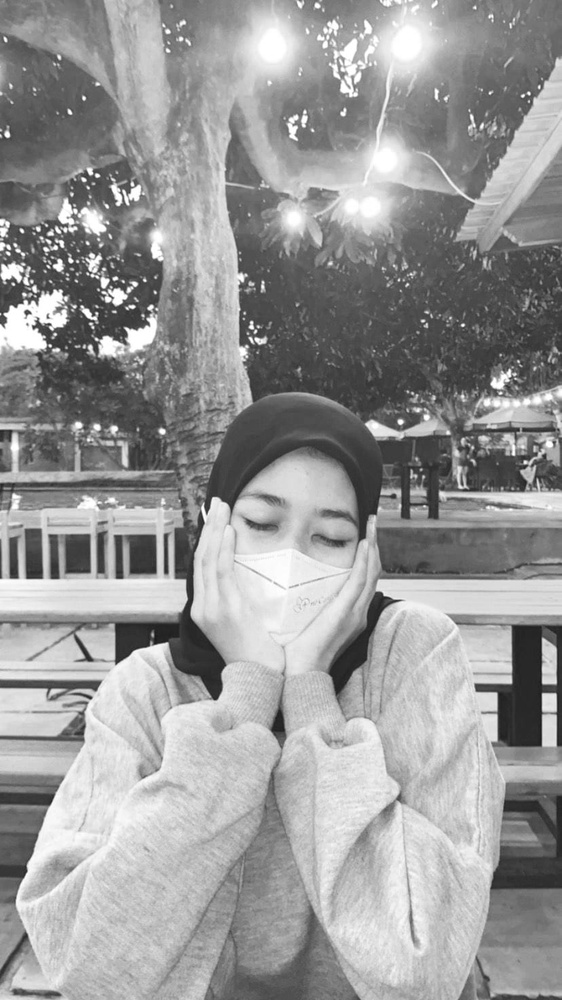
#> input picture Tugas4/ImgAfifa.jpeg, 562 x 1000 px, shrunk from 828 x 1472 before the run
$ python 'Ideal&ButterworthLowpassFIlter.py'
#> lines starting #> are read from the running program, lines starting #| are printed output that depends on the picture
import cv2
import numpy as np
from matplotlib import pyplot as plt

# Load image
img = cv2.imread('ImgAfifa.jpeg',0)
#> img is the input picture: shape (1000, 562); min 26, max 255, mean 152.3

# Transformasi Fourier
dft = cv2.dft(np.float32(img),flags=cv2.DFT_COMPLEX_OUTPUT)
dft_shift = np.fft.fftshift(dft)

# Ukuran kernel filter
rows, cols = img.shape
#> rows = 1000; cols = 562
crow,ccol = rows//2 , cols//2
#> crow = 500; ccol = 281

# Filter Lowpass Ideal
mask = np.zeros((rows,cols,2),np.float32)
mask[crow-30:crow+30, ccol-30:ccol+30] = 1
fshift = dft_shift*mask
f_ishift = np.fft.ifftshift(fshift)
img_back = cv2.idft(f_ishift)
img_back = cv2.magnitude(img_back[:,:,0],img_back[:,:,1])
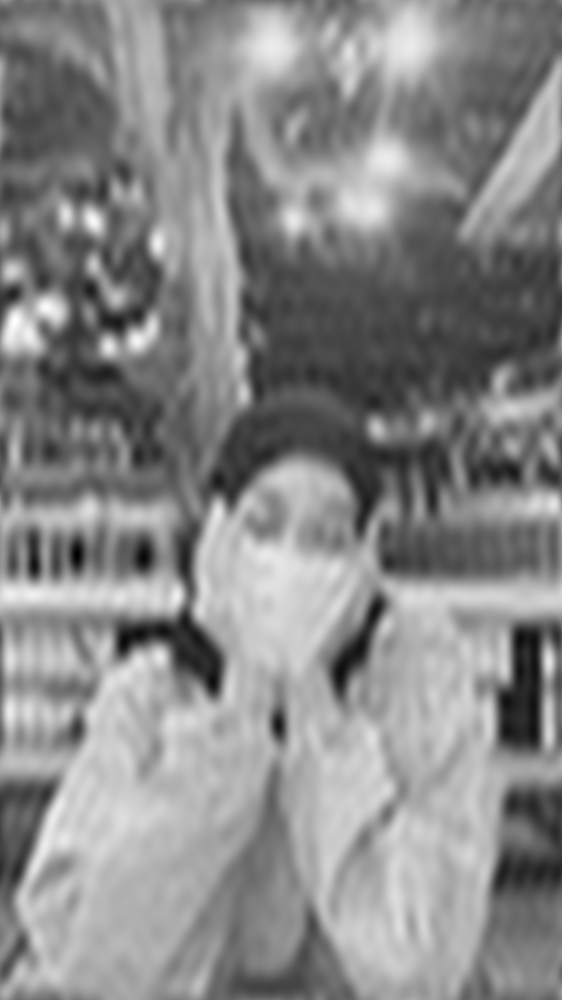
#> img_back: shape (1000, 562) float32; min 1069954.6, max 158771792, mean 85588544; drawn with min black and max white

# Filter Lowpass Butterworth
n = 2 # Orde filter
D0 = 30 # Cutoff frequency
nrows, ncols = img.shape
#> nrows = 1000; ncols = 562
u, v = np.meshgrid(np.arange(ncols), np.arange(nrows))
du = u - ncols/2
dv = v - nrows/2
D = np.sqrt(du**2 + dv**2)
H = 1 / (1 + (D/D0)**(2*n))
H = np.fft.fftshift(H)
H = np.dstack([H]*2)
fshift_b = dft_shift * H
f_ishift_b = np.fft.ifftshift(fshift_b)
img_back_b = cv2.idft(f_ishift_b)
img_back_b = cv2.magnitude(img_back_b[:,:,0],img_back_b[:,:,1])
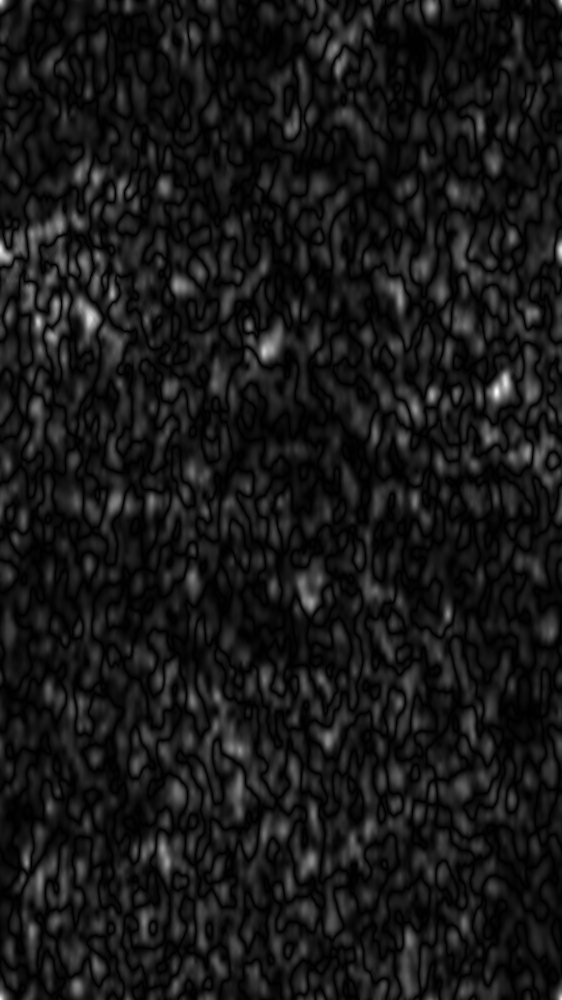
#> img_back_b: shape (1000, 562) float64; min 0.0701, max 191832.8, mean 18228.4; drawn with min black and max white

# Plot hasil filter
plt.subplot(2,2,1),plt.imshow(img, cmap = 'gray')
plt.title('Gambar Asli'), plt.xticks([]), plt.yticks([])
plt.subplot(2,2,2),plt.imshow(img_back, cmap = 'gray')
plt.title('Ideal Lowpass Filter'), plt.xticks([]), plt.yticks([])
plt.subplot(2,2,3),plt.imshow(img, cmap = 'gray')
plt.title('Gambar Asli'), plt.xticks([]), plt.yticks([])
plt.subplot(2,2,4),plt.imshow(img_back_b, cmap = 'gray')
plt.title('Butterworth Lowpass Filter'), plt.xticks([]), plt.yticks([])

plt.show()
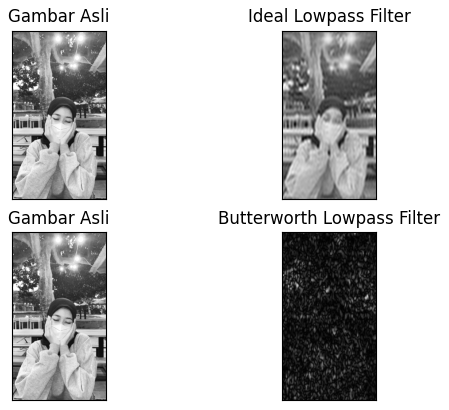
#> figure drawn by matplotlib, 4 panels

$ run again, with Tugas4/Afifa.jpeg copied over Tugas4/ImgAfifa.jpeg
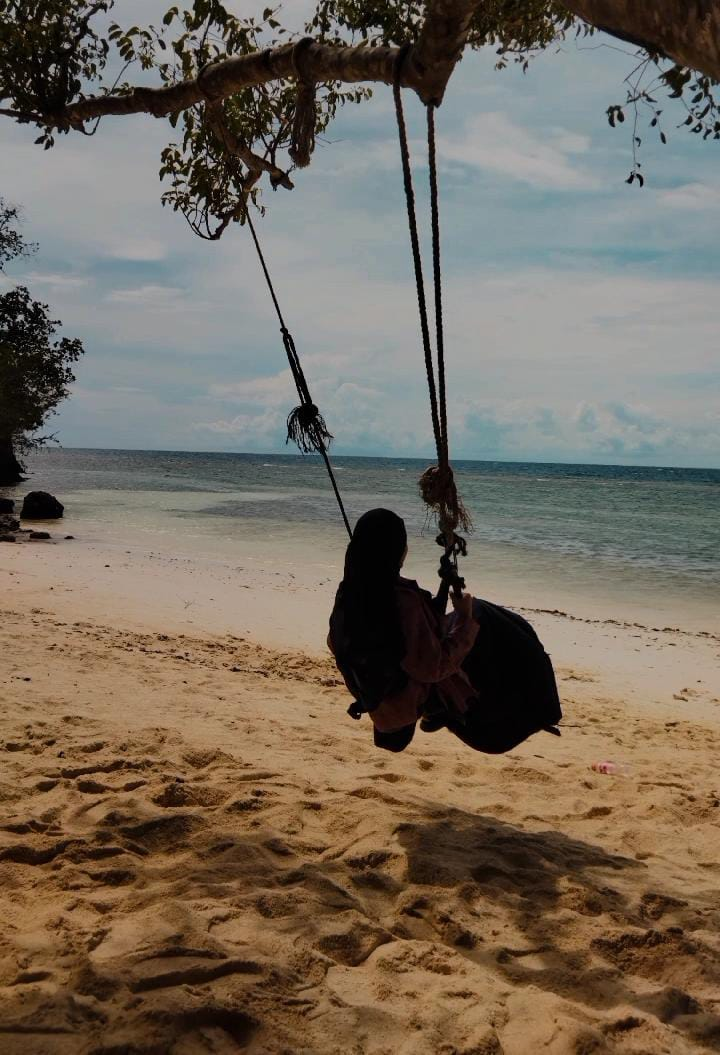
#> input picture Tugas4/Afifa.jpeg, 720 x 1055 px
#> `img_back_b = cv2.magnitude(img_back_b[:,:,0],img_back_b[:,:,1])`:
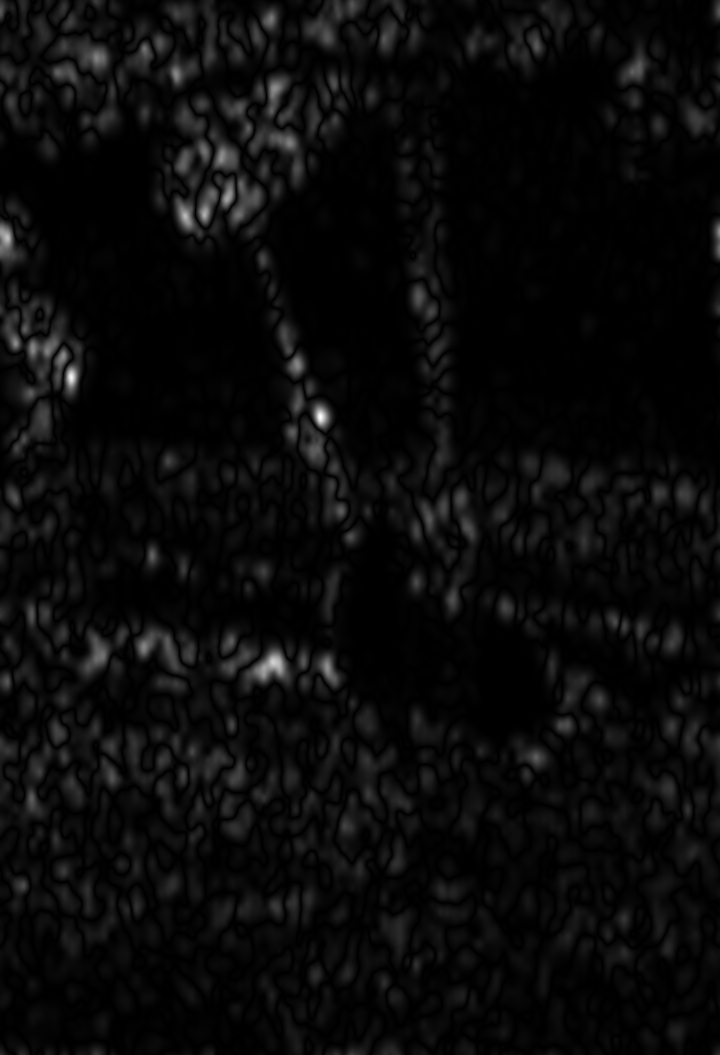
#> img_back_b: shape (1055, 720) float64; min 0.0298, max 1032274.9, mean 42602.5; drawn with min black and max white
#> `plt.show()`:
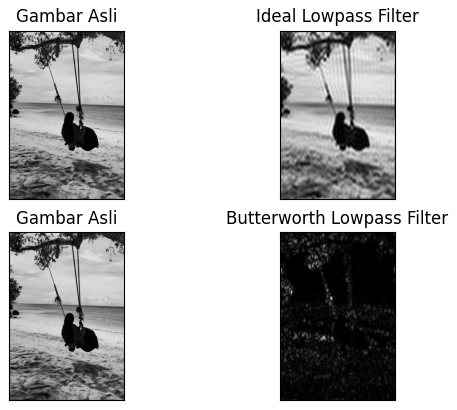
#> figure drawn by matplotlib, 4 panels
